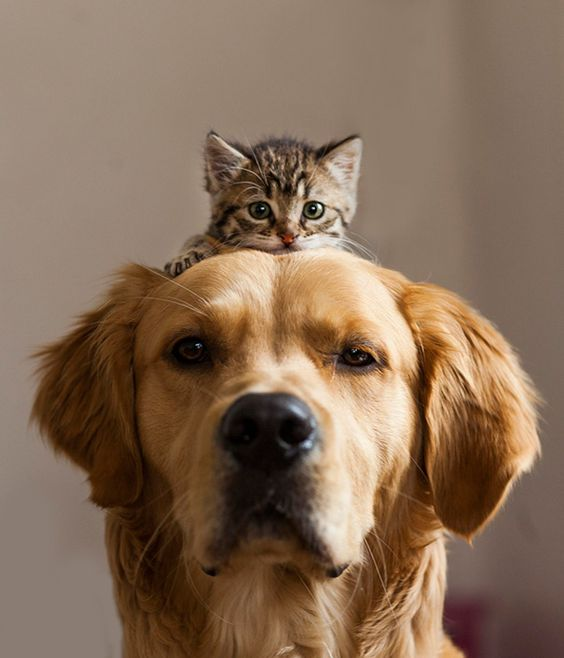
#> input picture Image/Original/1.png, 564 x 658 px, found by its file name
$ python histogram.py
#> lines starting #> are read from the running program, lines starting #| are printed output that depends on the picture
import cv2
import numpy as np
import matplotlib.pyplot as plt

def plot_histogram(image: np.ndarray):
    """
    Draw histograms (Pixel value and Frequency) of an image.
    :param image: array data from image
    :return: None
    """
    # Check if image is loaded successfully
    if image is None:
        raise FileNotFoundError("Image could not be loaded")

    # Create a figure
    fig, ax = plt.subplots(figsize=(7, 5))

    # Check if image is grayscale or RGB
    if image.ndim == 2:  # Grayscale
        hist = cv2.calcHist([image], [0], None, [256], [0, 256]).flatten()
        ax.bar(range(256), hist, color='black')
        ax.set_title('Grayscale Histogram')
        ax.set_xlim([0, 256])
    elif image.ndim == 3:  # RGB
        colors = ('b', 'g', 'r')
        for i, color in enumerate(colors):
            hist = cv2.calcHist([image], [i], None, [256], [0, 256]).flatten()
            ax.bar(range(256), hist, color=color, alpha=0.5, label=color)
        ax.set_title('RGB Histogram')
        ax.set_xlim([0, 256])
        ax.legend()

    ax.set_xlabel('Pixel value')
    ax.set_ylabel('Frequency')
    plt.tight_layout()
    plt.show()

if __name__ == "__main__":
    image_path = 'E:/Study/pythonProject/Image/Original/1.png'
    image = cv2.imread(image_path, cv2.IMREAD_UNCHANGED)
#> image is the input picture: shape (658, 564, 3); mean B, G, R 87.3, 108.7, 133.9
    plot_histogram(image)
#> in plot_histogram, `plt.show()`:
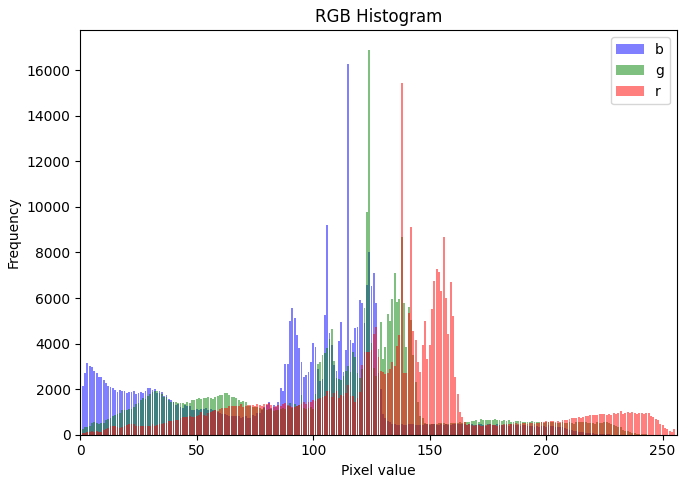
#> figure drawn by matplotlib, 1 panel; tallest bar 16263 high, from x = 114.6 to 115.4; tallest bar 16907 high, from x = 123.6 to 124.4; tallest bar 15429 high, from x = 137.6 to 138.4
